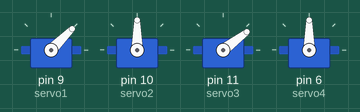
Recording of a sketch running on a simulated Arduino Uno, built with avr-gcc and run on an emulated ATmega328P. Shown: 4 × servo.

Above: at 5.95 s.
At 8.53 s:
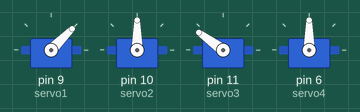
At 12.25 s:
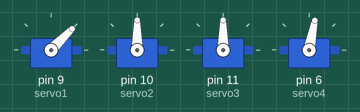
At 20.11 s:
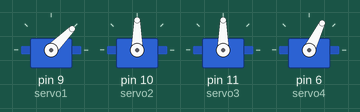
At 29.12 s:
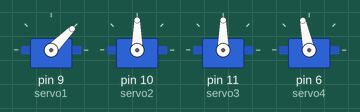
At 38.18 s:
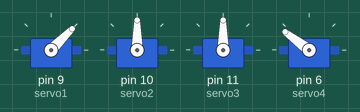
Timing chart, 0 to 40.0 s (numbered marks = the images above):
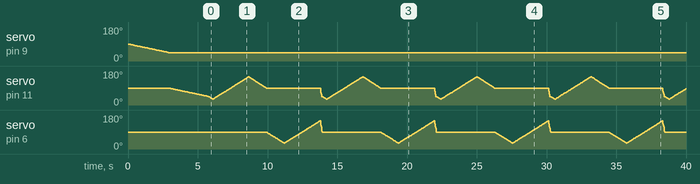

The sketch:

sketch_apr18a.ino
```cpp
#include <VarSpeedServo.h>
using namespace std;

VarSpeedServo servo1;
VarSpeedServo servo2;
VarSpeedServo servo3;
VarSpeedServo servo4;
int Status=0;

void setup() {
  servo1.attach(9);
  servo2.attach(10);
  servo3.attach(11);
  servo4.attach(6);
  Serial.begin(9600);
  servo1.write(45,10,true);
  servo2.write(90,10,true);
  servo3.write(45,10,true);
  servo4.write(90,10,true);
}

void loop() {
  if (Serial.available() >= sizeof(char)*4){
    if(Serial.read()=='H'){
      Status=0;
      char servo_number = Serial.read();
      int Theta = (int)Serial.read();
      int Speed = (int)Serial.read();
      if(servo_number == '1'){
        servo1.sequenceStop();
        servo1.write(Theta,Speed);
        unsigned char nowtheta=(unsigned char)servo1.read();
        Serial.println((unsigned char)201);
        Serial.println(nowtheta);
      }
      if(servo_number == '2'){
        servo2.sequenceStop();
        servo2.write(Theta,Speed);
        unsigned char nowtheta=(unsigned char)servo2.read();
        Serial.println((unsigned char)202);
        Serial.println(nowtheta);
      }
      if(servo_number == '3'){
        servo3.sequenceStop();
        servo3.write(Theta,Speed);
        unsigned char nowtheta=(unsigned char)servo3.read();
        Serial.println((unsigned char)203);
        Serial.println(nowtheta);
      }
      if(servo_number == '4'){
        servo4.sequenceStop();
        servo4.write(Theta,Speed);
        unsigned char nowtheta=(unsigned char)servo4.read();
        Serial.println((unsigned char)204);
        Serial.println(nowtheta);
      }
    }
  }
  if(!servo1.isMoving() &!servo2.isMoving()&!servo3.isMoving()&!servo4.isMoving()){
    if(Status==5){
      servo1.write(45,255);
      servo2.write(90,255);
      servo3.write(45,255);
      servo4.write(90,255);
      Status=6;
    }
    if(Status==4){
      servo4.write(150,30);
      Status=5;
    }
    if(Status==3){
      servo4.write(30,30);
      Status=4;
    }
    if(Status==2){
      servo3.write(90,30);
      Status=3;
    }
    if(Status==1){
      servo3.write(150,30);
      Status=2;
    }
    if(Status==0){
      servo3.write(30,30);
      Status=1;
    }
    if(Status==6){
      Status=0;
    }
  }
}
```
